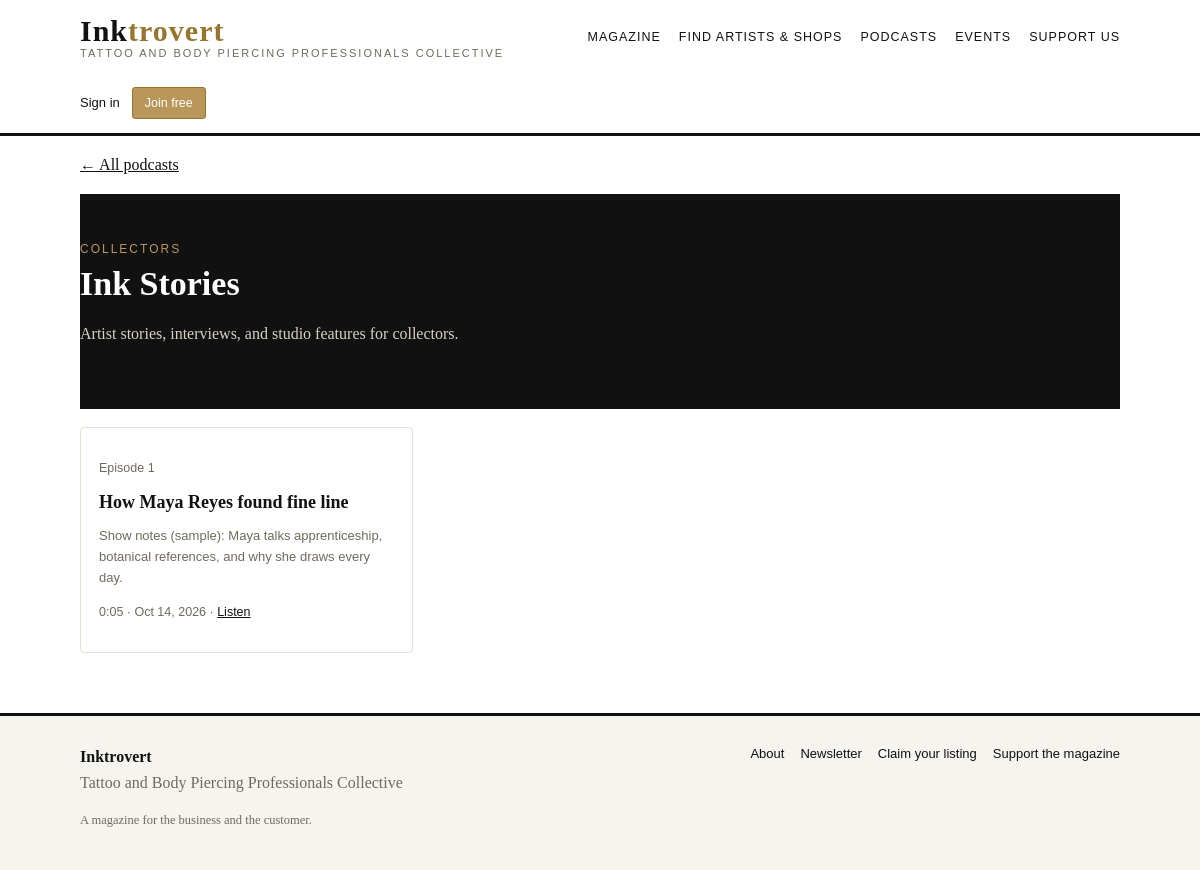
The app's page /podcasts/ink-stories with its own data.
### app/models.py (models this page shows)
class PodcastSeries(Base):
    __tablename__ = "podcast_series"
    id: Mapped[int] = mapped_column(Integer, primary_key=True)
    title: Mapped[str] = mapped_column(String(200), nullable=False)
    slug: Mapped[str] = mapped_column(String(220), unique=True, nullable=False)
    audience: Mapped[str] = mapped_column(String(20), nullable=False)
    description: Mapped[str] = mapped_column(Text, default="", nullable=False)
    cover_image: Mapped[str] = mapped_column(String(500), default="", nullable=False)
    is_active: Mapped[bool] = mapped_column(Boolean, default=True, nullable=False)
    sort_order: Mapped[int] = mapped_column(Integer, default=0, nullable=False)
    created_at: Mapped[datetime] = mapped_column(DateTime(timezone=True), default=utcnow,
                                                 nullable=False)
    episodes: Mapped[list["PodcastEpisode"]] = relationship(
        "PodcastEpisode", back_populates="series", cascade="all, delete-orphan",
        order_by="PodcastEpisode.episode_number")

class PodcastEpisode(Base):
    __tablename__ = "podcast_episodes"
    id: Mapped[int] = mapped_column(Integer, primary_key=True)
    series_id: Mapped[int] = mapped_column(ForeignKey("podcast_series.id",
                                                      ondelete="CASCADE"),
                                           nullable=False, index=True)
    title: Mapped[str] = mapped_column(String(250), nullable=False)
    slug: Mapped[str] = mapped_column(String(270), unique=True, nullable=False)
    episode_number: Mapped[int] = mapped_column(Integer, default=1, nullable=False)
    description: Mapped[str] = mapped_column(Text, default="", nullable=False)
    audio_file: Mapped[str] = mapped_column(String(500), default="", nullable=False)
    duration_seconds: Mapped[int | None] = mapped_column(Integer, nullable=True)
    related_story_id: Mapped[int | None] = mapped_column(
        ForeignKey("stories.id", ondelete="SET NULL"), nullable=True)
    related_profile_id: Mapped[int | None] = mapped_column(
        ForeignKey("profiles.id", ondelete="SET NULL"), nullable=True)
    is_published: Mapped[bool] = mapped_column(Boolean, default=False, nullable=False)
    published_at: Mapped[datetime | None] = mapped_column(DateTime(timezone=True),
                                                          nullable=True)
    created_at: Mapped[datetime] = mapped_column(DateTime(timezone=True), default=utcnow,
                                                 nullable=False)
    series: Mapped[PodcastSeries] = relationship("PodcastSeries", back_populates="episodes")
    related_story: Mapped[Story | None] = relationship("Story",
                                                       foreign_keys=[related_story_id])
    related_profile: Mapped[Profile | None] = relationship(
        "Profile", foreign_keys=[related_profile_id])

### app/podcasts.py (the view)
@podcast_bp.get("/<series_slug>")
def series_detail(series_slug: str):
    series = _series_by_slug(series_slug)
    episodes = _published_episodes(series)
    return render_template(
        "podcasts/series.html",
        series=series,
        episodes=episodes,
        audience_label=_audience_label,
        audio_url=_audio_url,
    )

### app/auth.py (called while the page is built, shortened)
def get_current_user() -> User | None:
    return g.get("user")

def init_auth(app) -> None:
    @app.before_request
    def _load_user():
        g.user = None
        g.csrf_token_value = None
        token = request.cookies.get(app.config["AUTH_COOKIE_NAME"])
        if not token:
            return
    @app.teardown_appcontext
    def _teardown(_exc=None):
        from .db import close_db
        close_db(_exc)

### app/db.py (called while the page is built)
def new_session() -> Session:
    if _SessionLocal is None:
        raise RuntimeError("Database engine not initialised — call db.init_engine() first.")
    return _SessionLocal()

def get_db() -> Session:
    session = g.get("db_session")
    if session is None:
        session = new_session()
        g.db_session = session
    return session

### app/podcasts.py (called while the page is built)
def _series_by_slug(series_slug: str) -> PodcastSeries:
    db = get_db()
    series = (
        db.query(PodcastSeries)
        .filter_by(slug=series_slug, is_active=True)
        .first()
    )
    if series is None:
        abort(404)
    return series

def _published_episodes(series: PodcastSeries):
    db = get_db()
    return (
        db.query(PodcastEpisode)
        .filter_by(series_id=series.id, is_published=True)
        .order_by(
            PodcastEpisode.published_at.desc().nullslast(),
            PodcastEpisode.episode_number.desc(),
        )
        .all()
    )

def _audience_label(audience: str) -> str:
    return "Collectors" if audience == "collectors" else "Professionals"

def _audio_url(episode: PodcastEpisode) -> str | None:
    if episode.audio_file:
        return url_for("uploaded_file", filename=episode.audio_file)
    return None

def _format_duration(seconds: int | None) -> str:
    if not seconds:
        return ""
    minutes, secs = divmod(int(seconds), 60)
    hours, minutes = divmod(minutes, 60)
    if hours:
        return f"{hours}:{minutes:02d}:{secs:02d}"
    return f"{minutes}:{secs:02d}"

@podcast_bp.app_template_filter("duration")
def duration_filter(seconds: int | None) -> str:
    return _format_duration(seconds)

### templates/podcasts/series.html (shortened to what this page needs)
{% extends "base.html" %}
{% block content %}
<p class="meta"><a href="{{ url_for('podcasts.index') }}">&larr; All podcasts</a></p>
<section class="hero">
  <p class="section-kicker" style="color: var(--gold);">{{ audience_label(series.audience) }}</p>
  <h1>{{ series.title }}</h1>
  {% if series.description %}
    <p>{{ series.description }}</p>
  {% endif %}
</section>
{% if episodes %}
  <div class="grid">
    {% for episode in episodes %}
      <article class="card">
        <p class="meta"><span class="episode-no">Episode {{ episode.episode_number }}</span></p>
        <h3>
          <a href="{{ url_for('podcasts.episode_detail', series_slug=series.slug, episode_slug=episode.slug) }}">{{ episode.title }}</a>
        </h3>
        {% if episode.description %}
          <p class="byline">{{ episode.description|striptags|truncate(160) }}</p>
        {% endif %}
        <p class="meta">
          {% if episode.duration_seconds %}{{ episode.duration_seconds|duration }} · {% endif %}
          {% if episode.published_at %}{{ episode.published_at.strftime('%b %d, %Y') }} · {% endif %}
          <a href="{{ url_for('podcasts.episode_detail', series_slug=series.slug, episode_slug=episode.slug) }}">{% if audio_url(episode) %}Listen{% else %}Show notes{% endif %}</a>
        </p>
      </article>
    {% endfor %}
  </div>
{% else %}
  <p class="empty">No episodes published yet — check back soon.</p>
{% endif %}
{% endblock %}

### static/css/inktrovert.css (style rules this page uses)
:root { --ink: #111111; --paper: #ffffff; --wash: #f6f4ef; --gold: #b9975b; --gold-deep: #96762f; --line: #e5e0d5; --muted: #6f6a5e; --danger: #a33b2e; --ok: #2e7d4f; }
* { box-sizing: border-box; }
body { margin: 0; font-family: Georgia, "Times New Roman", serif; color: var(--ink); background: var(--paper); line-height: 1.6; }
a { color: var(--ink); }
h1, h2, h3 { line-height: 1.25; }
h1 { font-size: 34px; margin: 28px 0 12px; }
h3 { font-size: 18px; margin: 20px 0 8px; }
.section-kicker { font-family: Arial, Helvetica, sans-serif; text-transform: uppercase; letter-spacing: 2px; font-size: 12px; color: var(--gold-deep); margin: 0 0 4px; }
.grid { display: grid; grid-template-columns: repeat(auto-fill, minmax(280px, 1fr)); gap: 20px; margin: 18px 0; }
.card { border: 1px solid var(--line); border-radius: 4px; padding: 18px; background: var(--paper); }
.card h3 { margin-top: 0; }
.card h3 a { text-decoration: none; }
.card .meta { font-family: Arial, Helvetica, sans-serif; font-size: 12.5px; color: var(--muted); }
.byline { font-family: Arial, Helvetica, sans-serif; font-size: 13px; color: var(--muted); }
.hero { background: var(--ink); color: #fff; padding: 46px 0; margin: 0 0 10px; }
.hero h1 { color: #fff; margin-top: 0; }
.hero p { color: #d8d2c4; max-width: 640px; }
.hero .section-kicker { color: var(--gold); }

### records on screen
PodcastSeries: audience "COLLECTORS", title "Ink Stories", description "Artist stories, interviews, and studio features for collectors."
PodcastEpisode: episode_number "1", title "How Maya Reyes found fine line", description "Show notes (sample): Maya talks apprenticeship, botanical references, and why she draws every day.", duration_seconds|duration "0:05", published_at "Oct 14, 2026", shows "Listen"
